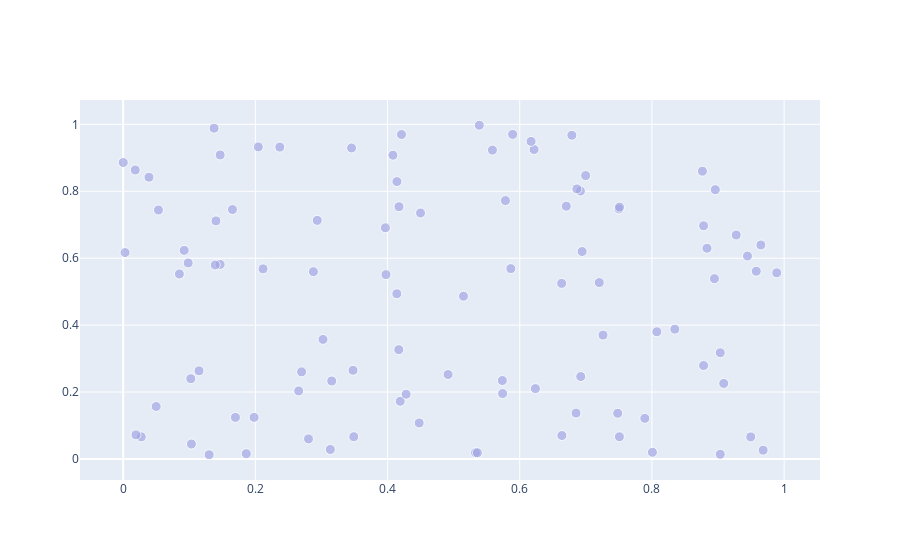

The notebook cell this image was saved under:
### Code cell
import plotly.graph_objects as go

import numpy as np
np.random.seed(1)

x = np.random.rand(100)
y = np.random.rand(100)

f = go.FigureWidget([go.Scatter(x=x, y=y, mode='markers')])

scatter = f.data[0]
colors = ['#a3a7e4'] * 100
scatter.marker.color = colors
scatter.marker.size = [10] * 100
f.layout.hovermode = 'closest'


# create our callback function
def update_point(trace, points, selector):
    c = list(scatter.marker.color)
    s = list(scatter.marker.size)
    for i in points.point_inds:
        c[i] = '#bae2be'
        s[i] = 20
        with f.batch_update():
            scatter.marker.color = c
            scatter.marker.size = s


scatter.on_click(update_point)

f
